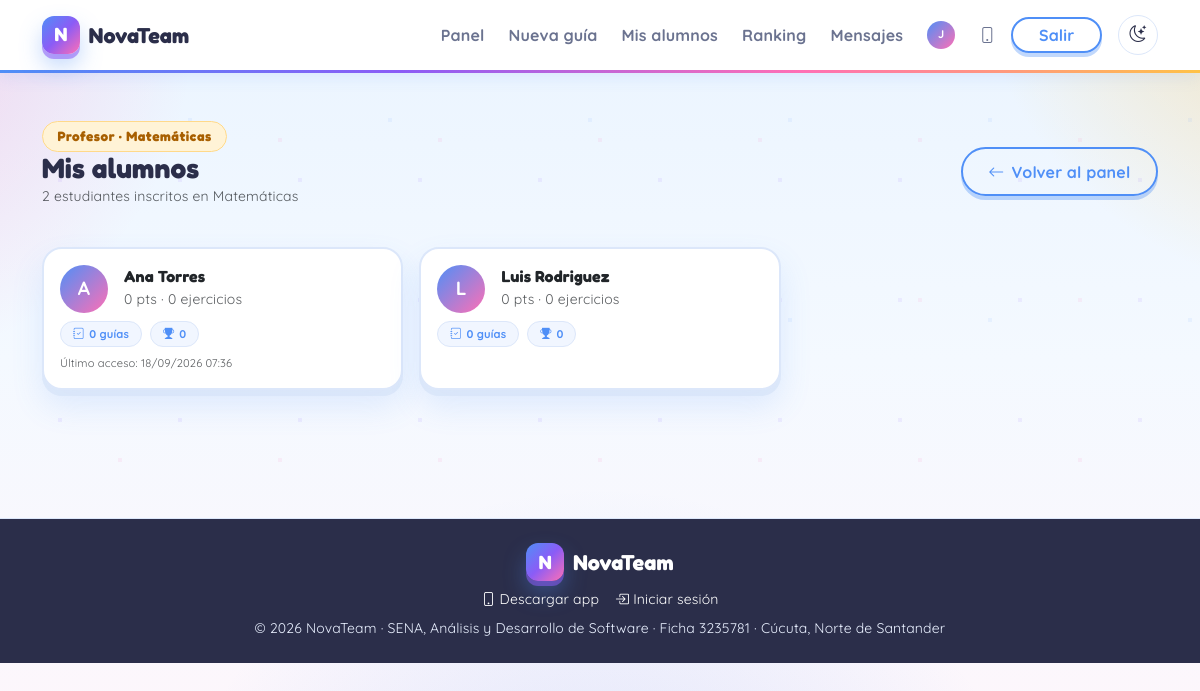
The app's page /alumnos.php (signed in) with its own data.
### tables this page shows
CREATE TABLE usuarios (
    id_usuario           INT AUTO_INCREMENT PRIMARY KEY,
    nombre               VARCHAR(120)        NOT NULL,
    correo               VARCHAR(150)        NOT NULL UNIQUE,
    contrasena_hash      VARCHAR(255)        NOT NULL,
    rol                  ENUM('estudiante','profesor','administrador') NOT NULL DEFAULT 'estudiante',
    grado                TINYINT             NULL COMMENT 'Solo estudiantes (4° grado)',
    materia              ENUM('matematicas','ingles') NULL COMMENT 'Solo profesores',
    puntos               INT                 NOT NULL DEFAULT 0,
    ejercicios_resueltos INT                 NOT NULL DEFAULT 0,
    activo               TINYINT(1)          NOT NULL DEFAULT 1,
    ultimo_acceso        DATETIME            NULL,
    fecha_registro       DATETIME            NOT NULL DEFAULT CURRENT_TIMESTAMP,
    foto_perfil          VARCHAR(255)        NULL COMMENT 'Ruta imagen de perfil',
    bio                  TEXT                NULL COMMENT 'Biografia del usuario',
    fondo_perfil         VARCHAR(255)        NULL COMMENT 'Ruta imagen de fondo de perfil',
    tema_color           VARCHAR(20)         NOT NULL DEFAULT 'default' COMMENT 'Tema de color: default,oscuro,verde,rosa,purpura',
    vidas                TINYINT             NOT NULL DEFAULT 5 COMMENT 'Vidas actuales (se recargan cada 4 h)',
    vidas_max            TINYINT             NOT NULL DEFAULT 5 COMMENT 'Maximo de vidas',
    vidas_actualizadas   DATETIME            NULL COMMENT 'Desde cuando se cuenta la recarga de vidas (NULL = lleno)',
    escudos_racha        TINYINT             NOT NULL DEFAULT 0 COMMENT 'Protectores de racha (max 3)',
    comodines_50         TINYINT             NOT NULL DEFAULT 0 COMMENT 'Comodines 50/50 para el quiz (max 3)',
    doble_puntos         TINYINT             NOT NULL DEFAULT 0 COMMENT 'Doble puntos para el proximo quiz (max 2)',
    remember_token       VARCHAR(64)         NULL COMMENT 'Token para recuperación de contraseña',
    token_expires        DATETIME            NULL COMMENT 'Expiración del token de recuperación',
    CONSTRAINT chk_grado   CHECK (rol <> 'estudiante' OR grado = 4),
    CONSTRAINT chk_materia CHECK (rol <> 'profesor'   OR materia IS NOT NULL)
);

### includes/db.php (called while the page is built, shortened)
<?php
function db(): PDO
{
    static $pdo = null;
    if ($pdo instanceof PDO) {
        try {
            $pdo->query('SELECT 1');
        } catch (PDOException $e) {
            $pdo = null;
        }
        if ($pdo instanceof PDO) {
            return $pdo;
        }
    }
    $host = env('DB_HOST', '127.0.0.1') ?? '127.0.0.1';
    $name = env('DB_NAME', 'novateam_db') ?? 'novateam_db';
    $user = env('DB_USER', 'root') ?? 'root';
    $pass = env('DB_PASS', '') ?? '';
    $port = env('DB_PORT', '3306') ?? '3306';
    $charset = env('DB_CHARSET', 'utf8mb4') ?? 'utf8mb4';
    $dsn = "mysql:host={$host};port={$port};dbname={$name};charset={$charset}";
    try {
        $pdo = new PDO($dsn, $user, $pass, [
            PDO::ATTR_ERRMODE            => PDO::ERRMODE_EXCEPTION,
            PDO::ATTR_DEFAULT_FETCH_MODE => PDO::FETCH_ASSOC,
            PDO::ATTR_EMULATE_PREPARES   => false,
            PDO::ATTR_PERSISTENT         => false,
            PDO::MYSQL_ATTR_INIT_COMMAND => "SET NAMES utf8mb4 COLLATE utf8mb4_unicode_ci",
        ]);
    } catch (PDOException $e) {
        http_response_code(500);
        exit('No se pudo conectar a MySQL. Importa database/novateam.sql en phpMyAdmin y revisa el archivo .env');
    }
    return $pdo;
}

### includes/auth.php (called while the page is built, shortened)
<?php
function refresh_user(int $id): void
{
    $stmt = db()->prepare(
        'SELECT id_usuario, nombre, correo, rol, grado, materia, puntos, ejercicios_resueltos, activo,
                foto_perfil, bio, fondo_perfil, tema_color
         FROM usuarios WHERE id_usuario = :id LIMIT 1'
    );
    $stmt->execute(['id' => $id]);
}

### includes/bootstrap.php (called while the page is built, shortened)
<?php
require_once __DIR__ . '/db.php';
require_once __DIR__ . '/helpers.php';
require_once __DIR__ . '/auth.php';
if (!empty($_SESSION['user']['id_usuario'])) {
    $lastRefresh = (int) ($_SESSION['_last_refresh'] ?? 0);
    $now = time();
    if ($now - $lastRefresh > 60) {
        try {
            refresh_user((int) $_SESSION['user']['id_usuario']);
        } catch (Throwable $e) {
            error_log('NovaTeam: refresh_user error: ' . $e->getMessage());
        }
    }
}

### alumnos.php (the view, shortened to what this page needs)
<?php
require_once __DIR__ . '/includes/bootstrap.php';
$user = current_user();
$materia = (string) $user['materia'];
$alumnos = db()->prepare(
    'SELECT u.id_usuario, u.nombre, u.correo, u.ejercicios_resueltos,
            u.foto_perfil, u.ultimo_acceso,
            COALESCE(SUM(CASE WHEN i.completado = 1 AND g.id_guia IS NOT NULL THEN i.puntaje ELSE NULL END),0) AS puntos,
            COUNT(DISTINCT i.id_intento) AS intentos,
            SUM(CASE WHEN i.completado = 1 AND g.id_guia IS NOT NULL THEN 1 ELSE 0 END) AS completados,
            AVG(CASE WHEN i.completado = 1 AND g.id_guia IS NOT NULL THEN i.puntaje ELSE NULL END) AS promedio_puntaje,
            COUNT(DISTINCT ui2.id_insignia) AS insignias
     FROM usuarios u
     INNER JOIN matriculas m ON m.id_usuario = u.id_usuario AND m.materia = :mat
     LEFT JOIN intentos i ON i.id_usuario = u.id_usuario
     LEFT JOIN guias g ON g.id_guia = i.id_guia AND g.categoria = :mat2
     LEFT JOIN usuario_insignias ui2 ON ui2.id_usuario = u.id_usuario
     WHERE u.rol = \'estudiante\' AND u.activo = 1
     GROUP BY u.id_usuario, u.nombre, u.correo, u.ejercicios_resueltos,
              u.foto_perfil, u.ultimo_acceso
     ORDER BY puntos DESC'
);
$alumnos->execute(['mat' => $materia, 'mat2' => $materia]);
$list = $alumnos->fetchAll();
$detalle = null;
require __DIR__ . '/includes/header.php';
?>
<div class="container py-5">
  <div class="d-flex justify-content-between align-items-center mb-4 flex-wrap gap-2">
    <div>
      <span class="section-eyebrow">Profesor · <?= e(categoria_label($materia)) ?></span>
      <h1 class="h3 fw-bold mb-0">Mis alumnos</h1>
      <p class="text-muted small"><?= count($list) ?> estudiantes inscritos en <?= e(categoria_label($materia)) ?></p>
    </div>
    <a class="btn btn-edu-outline" href="profesor.php"><i class="bi bi-arrow-left"></i> Volver al panel</a>
  </div>
  <?php if (!$detalle): ?>
    <?php if (empty($list)): ?>
      <div class="card-edu p-4 text-center">
        <i class="bi bi-people" style="font-size:3rem;color:var(--edu-primary);opacity:.4;"></i>
        <p class="mt-2 text-muted">Aún no hay alumnos inscritos en <?= e(categoria_label($materia)) ?>.</p>
      </div>
    <?php else: ?>
      <div class="row g-3">
        <?php foreach ($list as $a): ?>
          <div class="col-md-6 col-lg-4">
            <a href="alumnos.php?ver=<?= (int) $a['id_usuario'] ?>" class="text-decoration-none">
              <div class="card-edu p-3 h-100">
                <div class="d-flex align-items-center gap-3">
                  <?= user_avatar_html($a, 48) ?>
                  <div>
                    <h6 class="fw-bold mb-0 text-dark"><?= e($a['nombre']) ?></h6>
                    <small class="text-muted"><?= (int) $a['puntos'] ?> pts · <?= (int) $a['ejercicios_resueltos'] ?> ejercicios</small>
                  </div>
                </div>
                <div class="d-flex gap-2 mt-2 flex-wrap">
                  <span class="badge-pill" style="font-size:.7rem"><i class="bi bi-journal-check"></i> <?= (int) ($a['completados'] ?? 0) ?> guías</span>
                  <span class="badge-pill" style="font-size:.7rem"><i class="bi bi-trophy-fill"></i> <?= (int) $a['insignias'] ?></span>
                </div>
                <?php if (!empty($a['ultimo_acceso'])): ?>
                  <small class="text-muted d-block mt-2" style="font-size:.7rem">Último acceso: <?= e(date('d/m/Y H:i', strtotime((string) $a['ultimo_acceso']))) ?></small>
                <?php endif; ?>
              </div>
            </a>
          </div>
        <?php endforeach; ?>
      </div>
    <?php endif; ?>
  <?php endif; ?>
</div>
<?php require __DIR__ . '/includes/footer.php'; ?>

### includes/helpers.php (shortened to what this page needs)
<?php
function e(?string $value): string
{
    return htmlspecialchars((string) $value, ENT_QUOTES | ENT_SUBSTITUTE, 'UTF-8');
}
function current_user(): ?array
{
    return $_SESSION['user'] ?? null;
}
function categoria_label(string $cat): string
{
    return $cat === 'ingles' ? 'Inglés' : 'Matemáticas';
}
function user_avatar_html(array $user, int $size = 40): string
{
    $sizeStyle = 'width:' . $size . 'px;height:' . $size . 'px;';
    $initials = mb_strtoupper(mb_substr($user['nombre'], 0, 1));
    return '<div class="avatar-frame" style="' . $sizeStyle . 'background:linear-gradient(135deg,var(--edu-primary),var(--edu-accent));display:grid;place-items:center;color:#fff;font-weight:800;font-size:' . ($size * 0.4) . 'px;">' . e($initials) . '</div>';
}

### records on screen
usuarios: nombre "J", materia "Matemáticas"
usuarios: nombre "A", nombre "Ana Torres", puntos "0", ejercicios_resueltos "0", completados "0", insignias "0", ultimo_acceso "18/09/2026 07:36"
usuarios: nombre "L", nombre "Luis Rodriguez", puntos "0", ejercicios_resueltos "0", completados "0", insignias "0"

### other values on screen
count($list) "2"
